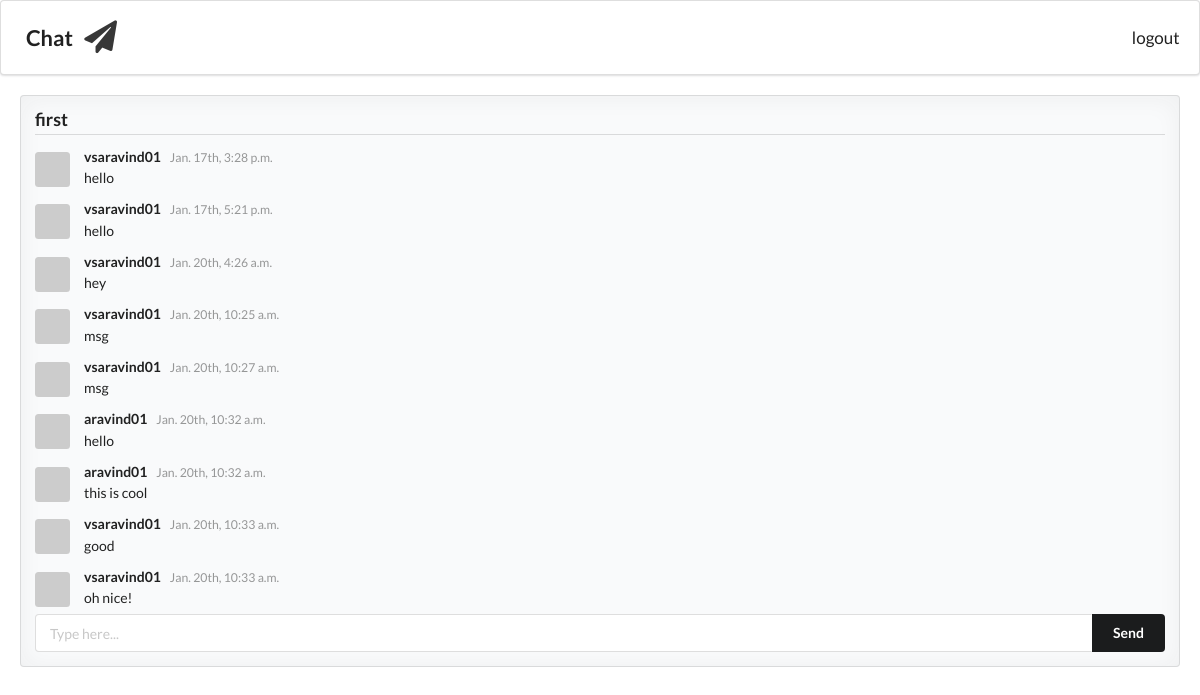
Page /first/ (signed in) on the committed database.
### chat/models.py (models this page shows)
class Room(models.Model):
    name = models.CharField(max_length=25, primary_key=True)
    admin = models.CharField(max_length=25, null=False, editable=False)
    created_at = models.DateTimeField(auto_now_add=True, auto_now=False)
    updated_at = models.DateTimeField(auto_now=True)

class Message(models.Model):
    room = models.ForeignKey(Room, related_name='messages', on_delete=models.CASCADE)
    msg = models.CharField(max_length=2000, null=False, editable=False)
    user = models.CharField(max_length=25)
    date = models.DateTimeField(auto_now_add=True)

### chat/views.py (the view)
# urls.py: path("<str:room_name>/", views.room, name='room'),
@login_required(login_url="/login")
def room(request, room_name):
    try:
        room_data = Room.objects.get(name__exact=room_name)
        Messages = Message.objects.filter(room__name__exact=room_name)
        return render(request, 'room.html', {'room': room_data, 'messages': Messages})
    except:
        messages.info(request, "room name does not exist!")
        return redirect('home')

### templates/room.html (shortened to what this page needs)
{% extends 'base.html' %}
{% block content %}
    <div class="padded center">
        <div class="placeholder ui segment comments" style="margin: 20px">
            <h3 class="ui dividing header">{{ room.name }}</h3>
            <div id="msg-container">
            {% if messages %}
                {% for message in messages %}
                    <div class="comment">
                        <a class="avatar">
                            <img src="https://api.dicebear.com/5.x/identicon/svg?backgroundColor=b6e3f4,c0aede,d1d4f9,ffd5dc,ffdfbf,000000&seed={{ message.user }}" alt="{{ message.user|slice:":2" }}">
                        </a>
                        <div class="content">
                            <a class="author">
                                {{ message.user }}
                            </a>
                            <div class="metadata">
                                <span class="date">{{ message.date|date:"N jS, P" }}</span>
                            </div>
                            <div class="text">
                                {{ message.msg }}
                            </div>
                        </div>
                    </div>
                {% endfor %}
            {% endif %}
            </div>
            <div>
                <div class="ui fluid action input">
                    <input type="text" id="message-box" placeholder="Type here...">
                    <button id="message-submit" class="ui black button">Send</button>
                </div>
            </div>
        </div>
    </div>
{% endblock %}

### templates/base.html (shortened to what this page needs)
{% load static %}
<!DOCTYPE html>
<html lang="en">
<head>
    <link rel="stylesheet" type="text/css" href="{% static 'semantic/semantic.min.css' %}">
    <link rel="stylesheet" type="text/css" href="{% static 'custom/style.css' %}">
</head>
<body>
    <div class="ui borderless huge menu">
        <div class="ui container grid">
            <div class="computer only row">
                <a class="header ui middle aligned grid item" href="/">Chat &nbsp; <i class="paper plane icon"></i></a>
            </div>
        </div>
        <div class="right menu">
        {% if user.is_authenticated %}
            <a class="ui item" href="/logout">
                logout
            </a>
        {% endif %}
        </div>
    </div>
    {% block content %}
    {% endblock %}
</body>
</html>

### rows in the picture
Room: name "first"
Message: user "vsaravind01", date "Jan. 17th, 3:28 p.m.", msg "hello"
Message: user "vsaravind01", date "Jan. 17th, 5:21 p.m.", msg "hello"
Message: user "vsaravind01", date "Jan. 20th, 4:26 a.m.", msg "hey"
Message: user "vsaravind01", date "Jan. 20th, 10:25 a.m.", msg "msg"
Message: user "vsaravind01", date "Jan. 20th, 10:27 a.m.", msg "msg"
Message: user "aravind01", date "Jan. 20th, 10:32 a.m.", msg "hello"
Message: user "aravind01", date "Jan. 20th, 10:32 a.m.", msg "this is cool"
Message: user "vsaravind01", date "Jan. 20th, 10:33 a.m.", msg "good"
Message: user "vsaravind01", date "Jan. 20th, 10:33 a.m.", msg "oh nice!"
